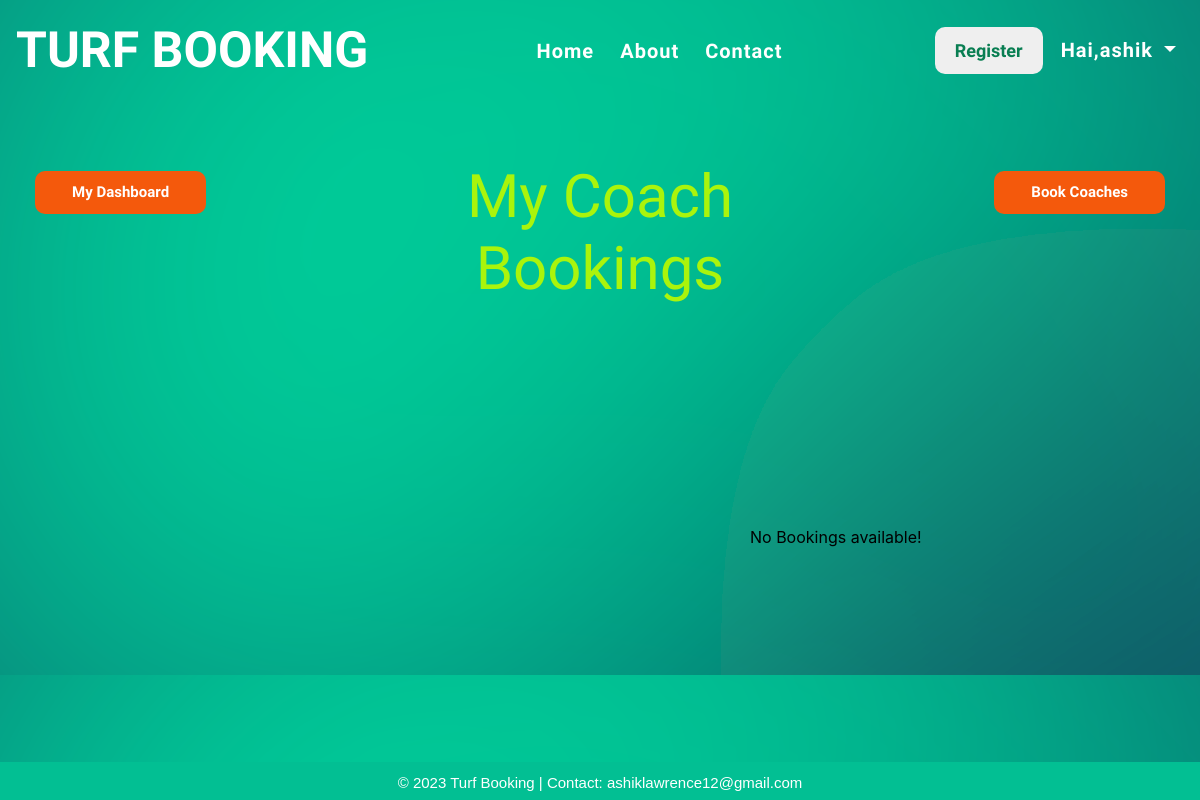
/mycoachbookings (signed in), run on an earlier commit of the app's database.
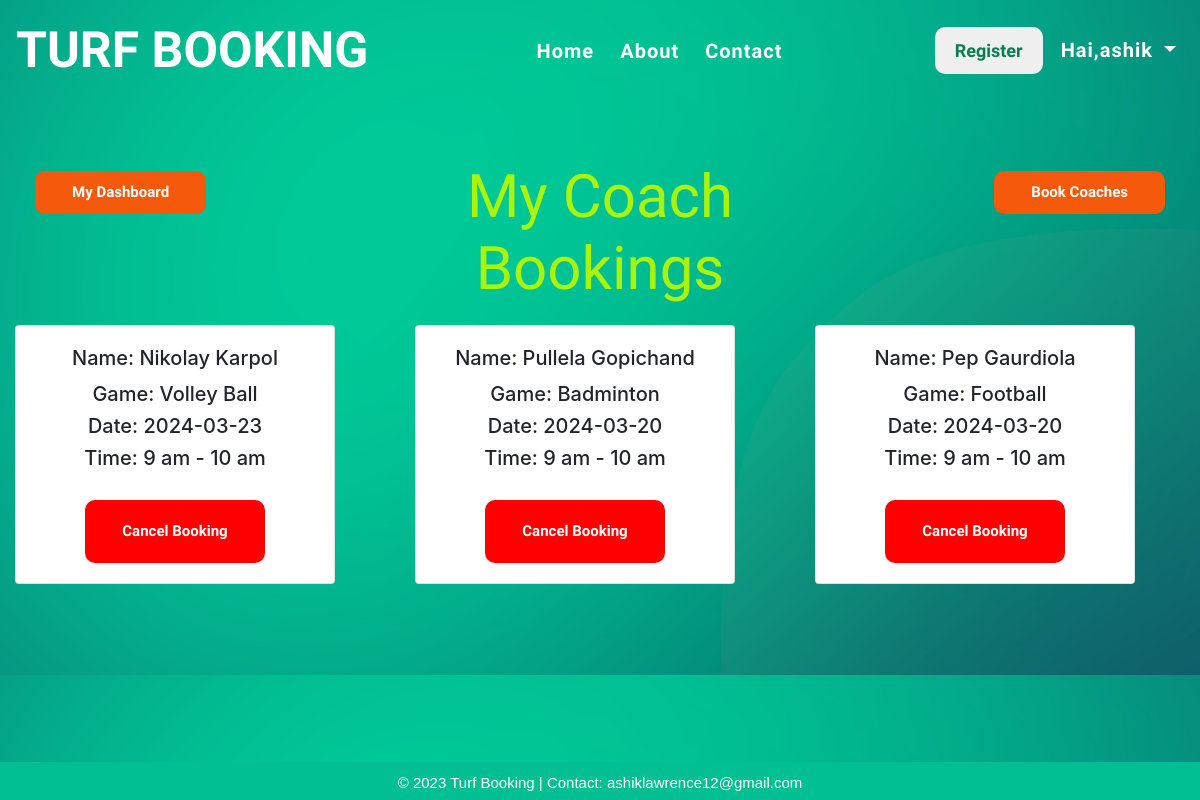
And on a later commit of the database.
### app1/models.py (models this page shows)
class BookedCoach(models.Model):
    Coach = models.TextField()
    Sports = models.TextField()
    Bookdate = models.TextField()
    Time = models.TextField(blank=True)
    Bookeddate = models.TextField()
    Bookedby = models.TextField()

### app1/views.py (the view)
# urls.py: path('mycoachbookings',views.mycoachbookings,name='mycoachbookings'),
def mycoachbookings(request):
    a = request.user
    y = BookedCoach.objects.filter(Bookedby=a)
    x = reversed(y)
    ex = BookedCoach.objects.filter(Bookedby=a).exists()
    return render(request,'mycoachbookings.html',{'key':x,'exist':ex})

### templates/mycoachbookings.html (shortened to what this page needs)
{% include 'base.html' %}
{% load static %}
<!DOCTYPE html>
<html lang="en">
<head>
  <link rel="stylesheet" href="https://cdn.jsdelivr.net/npm/bootstrap@4.0.0/dist/css/bootstrap.min.css"
 />
</head>
<body>
  <div class="container-fluid" id="maincont">
    <div class="row">
      <div class="col-4">
        <a href="main"><button id="btn2" class="btn" style="float: left;">My Dashboard</button></a>
      </div>
      <div class="col-4">
        <h1 style="text-align: center">My Coach Bookings</h1>
      </div>
      <div class="col-4">
        <a href="coachbook"><button id="btn2" class="btn">Book Coaches</button></a>
      </div>
    </div>
    <div class="row">
      {% if exist %}
      {% for i in key %}
      <div class="col-sm" id="cols">
        <div class="card" style="width: 20rem;">
          <div class="card-body" style="padding-bottom: 2px;">
            <h5 class="card-title">Name: {{i.Coach}}</h5>
            <h5>Game: {{i.Sports}}</h5>
            <h5>Date: {{i.Bookdate}}</h5>
            <h5>Time: {{i.Time}}</h5>
          </div>
          <form action="cancelcoachbooking" method="post">
            <button action="submit" id="btn1" class="btn">Cancel Booking</button>
          </form>
        </div>
      </div>
      {% endfor %}
    </div>
  </div>
  {% else %}
    <p class="no_book">No Bookings available!</p>
    {% endif %}
</body>
</html>

What changed in the data, as far as the page shows it:
added BookedCoach: Coach "Nikolay Karpol", Sports "Volley Ball", Bookdate "2024-03-23", Time "9 am - 10 am"
added BookedCoach: Coach "Pullela Gopichand", Sports "Badminton", Bookdate "2024-03-20", Time "9 am - 10 am"
added BookedCoach: Coach "Pep Gaurdiola", Sports "Football", Bookdate "2024-03-20", Time "9 am - 10 am"
Also different on the page:
text no longer shown: "No Bookings available!"
